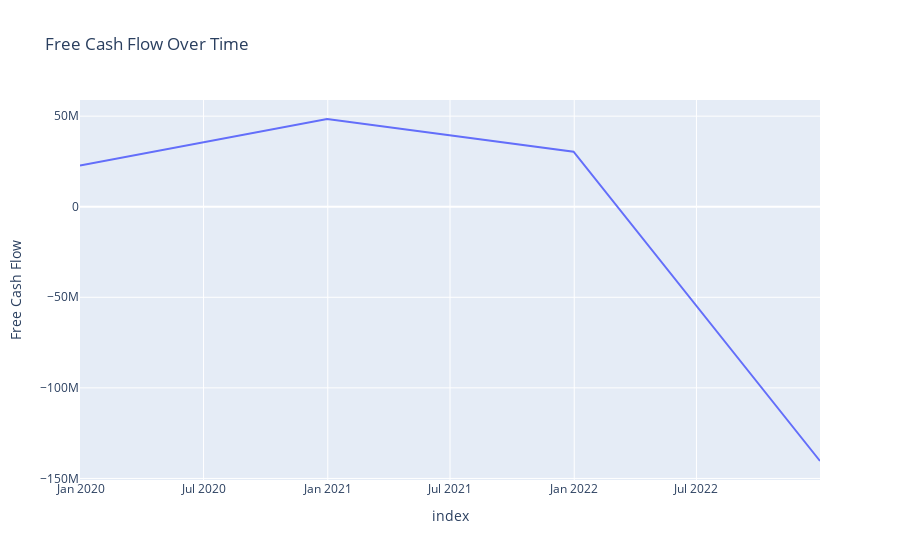
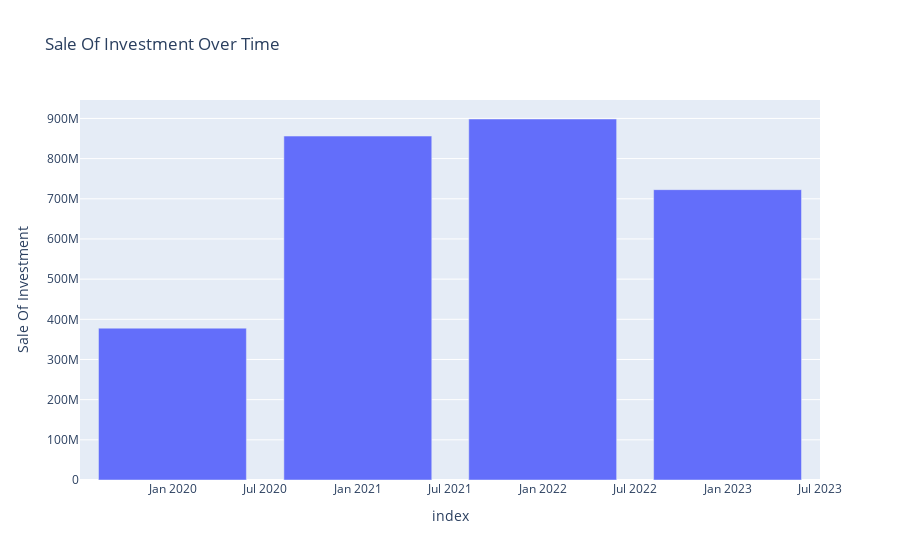
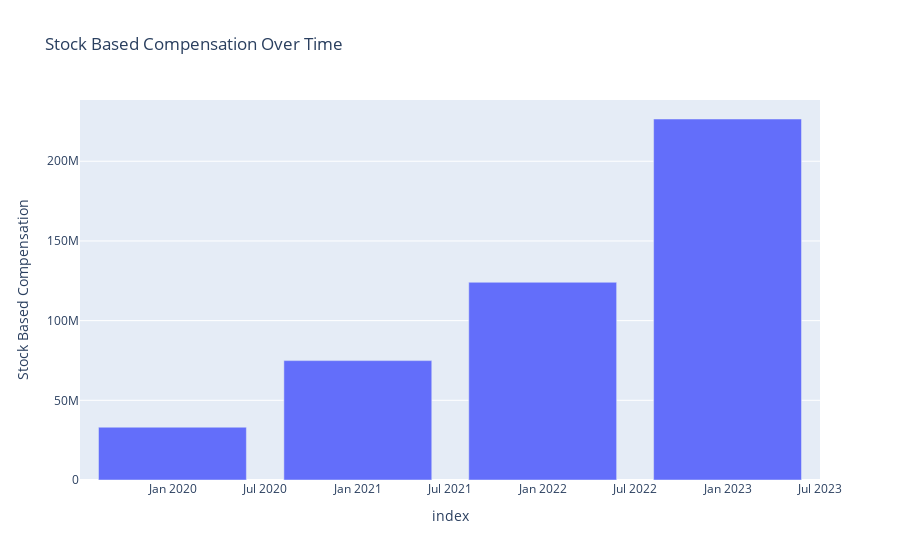

The notebook cell these images were saved under, in order:
### Code cell
selected_columns = ['Free Cash Flow', 'Sale Of Investment', 'Stock Based Compensation']
selected_df = df[['index'] + selected_columns]

# Line plot for Free Cash Flow
fig1 = px.line(selected_df, x='index', y='Free Cash Flow', title='Free Cash Flow Over Time')

# Bar plot for Sale Of Investment
fig2 = px.bar(selected_df, x='index', y='Sale Of Investment', title='Sale Of Investment Over Time')

# Bar plot for Stock Based Compensation
fig3 = px.bar(selected_df, x='index', y='Stock Based Compensation', title='Stock Based Compensation Over Time')

# Show the plots
fig1.show()
fig2.show()
fig3.show()

### Figure 1 — Plotly figure (JSON) as saved in the notebook; plotly's stock layout.template omitted (floating-point values rounded to 4 significant figures)
{"data": [{"hovertemplate": "index=%{x}<br>Free Cash Flow=%{y}<extra></extra>", "legendgroup": "", "line": {"color": "#636efa", "dash": "solid"}, "marker": {"symbol": "circle"}, "mode": "lines", "name": "", "orientation": "v", "showlegend": false, "type": "scatter", "x": ["2022-12-31", "2021-12-31", "2020-12-31", "2019-12-31"], "xaxis": "x", "y": [-140370000, 30391000, 48424000, 22739000], "yaxis": "y"}], "layout": {"legend": {"tracegroupgap": 0}, "title": {"text": "Free Cash Flow Over Time"}, "xaxis": {"anchor": "y", "domain": [0, 1], "title": {"text": "index"}}, "yaxis": {"anchor": "x", "domain": [0, 1], "title": {"text": "Free Cash Flow"}}}}

### Figure 2 — Plotly figure (JSON) as saved in the notebook; plotly's stock layout.template omitted (floating-point values rounded to 4 significant figures)
{"data": [{"alignmentgroup": "True", "hovertemplate": "index=%{x}<br>Sale Of Investment=%{y}<extra></extra>", "legendgroup": "", "marker": {"color": "#636efa", "pattern": {"shape": ""}}, "name": "", "offsetgroup": "", "orientation": "v", "showlegend": false, "textposition": "auto", "type": "bar", "x": ["2022-12-31", "2021-12-31", "2020-12-31", "2019-12-31"], "xaxis": "x", "y": [722680000, 898604000, 856110000, 377974000], "yaxis": "y"}], "layout": {"barmode": "relative", "legend": {"tracegroupgap": 0}, "title": {"text": "Sale Of Investment Over Time"}, "xaxis": {"anchor": "y", "domain": [0, 1], "title": {"text": "index"}}, "yaxis": {"anchor": "x", "domain": [0, 1], "title": {"text": "Sale Of Investment"}}}}

### Figure 3 — Plotly figure (JSON) as saved in the notebook; plotly's stock layout.template omitted (floating-point values rounded to 4 significant figures)
{"data": [{"alignmentgroup": "True", "hovertemplate": "index=%{x}<br>Stock Based Compensation=%{y}<extra></extra>", "legendgroup": "", "marker": {"color": "#636efa", "pattern": {"shape": ""}}, "name": "", "offsetgroup": "", "orientation": "v", "showlegend": false, "textposition": "auto", "type": "bar", "x": ["2022-12-31", "2021-12-31", "2020-12-31", "2019-12-31"], "xaxis": "x", "y": [226518000, 124065000, 74916000, 33125000], "yaxis": "y"}], "layout": {"barmode": "relative", "legend": {"tracegroupgap": 0}, "title": {"text": "Stock Based Compensation Over Time"}, "xaxis": {"anchor": "y", "domain": [0, 1], "title": {"text": "index"}}, "yaxis": {"anchor": "x", "domain": [0, 1], "title": {"text": "Stock Based Compensation"}}}}
